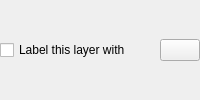
    <widget class="QFrame" name="frameLabelWith">
     <layout class="QHBoxLayout" name="horizontalLayout_3">
      <property name="margin">
       <number>0</number>
      </property>
      <item>
       <widget class="QCheckBox" name="chkEnableLabeling">
        <property name="text">
         <string>Label this layer with</string>
        </property>
       </widget>
      </item>
      <item>
       <widget class="QgsFieldExpressionWidget" name="mFieldExpressionWidget" native="true">
        <property name="sizePolicy">
         <sizepolicy hsizetype="Expanding" vsizetype="Preferred">
          <horstretch>0</horstretch>
          <verstretch>0</verstretch>
         </sizepolicy>
        </property>
        <property name="maximumSize">
         <size>
          <width>16777215</width>
          <height>16777215</height>
         </size>
        </property>
       </widget>
      </item>
      <item>
       <spacer name="horizontalSpacer_7">
        <property name="orientation">
         <enum>Qt::Horizontal</enum>
        </property>
        <property name="sizeType">
         <enum>QSizePolicy::Fixed</enum>
        </property>
        <property name="sizeHint" stdset="0">
         <size>
          <width>0</width>
          <height>20</height>
         </size>
        </property>
       </spacer>
      </item>
      <item>
       <spacer name="horizontalSpacer_5">
        <property name="orientation">
         <enum>Qt::Horizontal</enum>
        </property>
        <property name="sizeHint" stdset="0">
         <size>
          <width>12</width>
          <height>20</height>
         </size>
        </property>
       </spacer>
      </item>
      <item>
       <widget class="QPushButton" name="btnEngineSettings">
        <property name="enabled">
         <bool>true</bool>
        </property>
        <property name="toolTip">
         <string>Automated placement settings (apply to all layers)</string>
        </property>
        <property name="icon">
         <iconset resource="Resources/images/images.qrc">
          <normaloff>:/images/themes/default/mIconAutoPlacementSettings.svg</normaloff>:/images/themes/default/mIconAutoPlacementSettings.svg</iconset>
        </property>
        <property name="iconSize">
         <size>
          <width>24</width>
          <height>16</height>
         </size>
        </property>
       </widget>
      </item>
     </layout>
    </widget>
